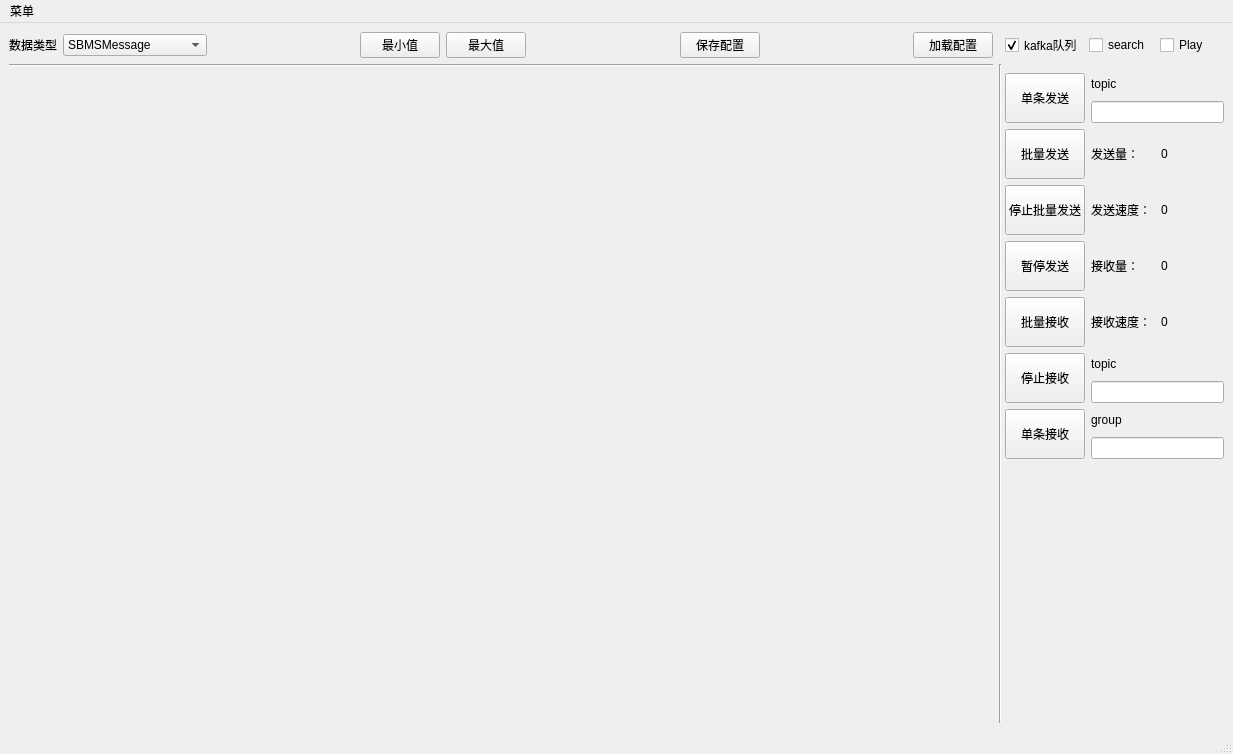
<?xml version="1.0" encoding="UTF-8"?>
<ui version="4.0">
 <class>MainWindow</class>
 <widget class="QMainWindow" name="MainWindow">
  <property name="geometry">
   <rect>
    <x>0</x>
    <y>0</y>
    <width>1233</width>
    <height>754</height>
   </rect>
  </property>
  <property name="windowTitle">
   <string>MainWindow</string>
  </property>
  <property name="windowIcon">
   <iconset resource="main.qrc">
    <normaloff>:/image/101.png</normaloff>:/image/101.png</iconset>
  </property>
  <property name="toolTip">
   <string>nihao</string>
  </property>
  <property name="toolTipDuration">
   <number>11</number>
  </property>
  <widget class="QWidget" name="centralwidget">
   <layout class="QGridLayout" name="gridLayout_2">
    <item row="6" column="4">
     <spacer name="verticalSpacer">
      <property name="orientation">
       <enum>Qt::Vertical</enum>
      </property>
      <property name="sizeHint" stdset="0">
       <size>
        <width>135</width>
        <height>189</height>
       </size>
      </property>
     </spacer>
    </item>
    <item row="3" column="2" colspan="3">
     <layout class="QVBoxLayout" name="verticalLayout_4">
      <item>
       <layout class="QGridLayout" name="gridLayout">
        <item row="6" column="1">
         <layout class="QVBoxLayout" name="verticalLayout_3">
          <item>
           <widget class="QLabel" name="label_4">
            <property name="text">
             <string>group </string>
            </property>
           </widget>
          </item>
          <item>
           <widget class="QLineEdit" name="lineEdit_group"/>
          </item>
         </layout>
        </item>
        <item row="4" column="0">
         <widget class="QPushButton" name="pushButton_startrecv">
          <property name="minimumSize">
           <size>
            <width>0</width>
            <height>50</height>
           </size>
          </property>
          <property name="text">
           <string>批量接收</string>
          </property>
         </widget>
        </item>
        <item row="0" column="0">
         <widget class="QPushButton" name="pushButton_send">
          <property name="minimumSize">
           <size>
            <width>0</width>
            <height>50</height>
           </size>
          </property>
          <property name="text">
           <string>单条发送</string>
          </property>
         </widget>
        </item>
        <item row="5" column="0">
         <widget class="QPushButton" name="pushButton_stoprecv">
          <property name="minimumSize">
           <size>
            <width>0</width>
            <height>50</height>
           </size>
          </property>
          <property name="text">
           <string>停止接收</string>
          </property>
         </widget>
        </item>
        <item row="6" column="0">
         <widget class="QPushButton" name="pushButton_stoprecv_2">
          <property name="minimumSize">
           <size>
            <width>0</width>
            <height>50</height>
           </size>
          </property>
          <property name="text">
           <string>单条接收</string>
          </property>
         </widget>
        </item>
        <item row="2" column="0">
         <widget class="QPushButton" name="pushButton_stopsend">
          <property name="minimumSize">
           <size>
            <width>0</width>
            <height>50</height>
           </size>
          </property>
          <property name="text">
           <string>停止批量发送</string>
          </property>
         </widget>
        </item>
        <item row="5" column="1">
         <layout class="QVBoxLayout" name="verticalLayout_2">
          <item>
           <widget class="QLabel" name="label_3">
            <property name="text">
             <string>topic</string>
            </property>
           </widget>
          </item>
          <item>
           <widget class="QLineEdit" name="lineEdit_topick_recv">
            <property name="sizePolicy">
             <sizepolicy hsizetype="MinimumExpanding" vsizetype="Fixed">
              <horstretch>0</horstretch>
              <verstretch>0</verstretch>
             </sizepolicy>
            </property>
           </widget>
          </item>
         </layout>
        </item>
        <item row="3" column="0">
         <widget class="QPushButton" name="pushButton_pausesend">
          <property name="minimumSize">
           <size>
            <width>0</width>
            <height>50</height>
           </size>
          </property>
          <property name="text">
           <string>暂停发送</string>
          </property>
         </widget>
        </item>
        <item row="0" column="1">
         <layout class="QVBoxLayout" name="verticalLayout">
          <item>
           <widget class="QLabel" name="label_2">
            <property name="text">
             <string>topic</string>
            </property>
           </widget>
          </item>
          <item>
           <widget class="QLineEdit" name="lineEdit_topick_send">
            <property name="sizePolicy">
             <sizepolicy hsizetype="MinimumExpanding" vsizetype="Fixed">
              <horstretch>0</horstretch>
              <verstretch>0</verstretch>
             </sizepolicy>
            </property>
           </widget>
          </item>
         </layout>
        </item>
        <item row="1" column="0">
         <widget class="QPushButton" name="pushButton_threadsend">
          <property name="minimumSize">
           <size>
            <width>0</width>
            <height>50</height>
           </size>
          </property>
          <property name="text">
           <string>批量发送</string>
          </property>
         </widget>
        </item>
        <item row="1" column="1">
         <layout class="QHBoxLayout" name="horizontalLayout_2">
          <item>
           <widget class="QLabel" name="label_5">
            <property name="text">
             <string>发送量：</string>
            </property>
           </widget>
          </item>
          <item>
           <widget class="QLabel" name="label_num_send">
            <property name="text">
             <string>0</string>
            </property>
           </widget>
          </item>
         </layout>
        </item>
        <item row="2" column="1">
         <layout class="QHBoxLayout" name="horizontalLayout_3">
          <item>
           <widget class="QLabel" name="label_7">
            <property name="text">
             <string>发送速度：</string>
            </property>
           </widget>
          </item>
          <item>
           <widget class="QLabel" name="label_send_speed">
            <property name="text">
             <string>0</string>
            </property>
           </widget>
          </item>
         </layout>
        </item>
        <item row="3" column="1">
         <layout class="QHBoxLayout" name="horizontalLayout_4">
          <item>
           <widget class="QLabel" name="label_9">
            <property name="text">
             <string>接收量：</string>
            </property>
           </widget>
          </item>
          <item>
           <widget class="QLabel" name="label_num_recv">
            <property name="text">
             <string>0</string>
            </property>
           </widget>
          </item>
         </layout>
        </item>
        <item row="4" column="1">
         <layout class="QHBoxLayout" name="horizontalLayout_5">
          <item>
           <widget class="QLabel" name="label_11">
            <property name="text">
             <string>接收速度：</string>
            </property>
           </widget>
          </item>
          <item>
           <widget class="QLabel" name="label_recv_speed">
            <property name="text">
             <string>0</string>
            </property>
           </widget>
          </item>
         </layout>
        </item>
       </layout>
      </item>
     </layout>
    </item>
    <item row="8" column="3" colspan="2">
     <layout class="QHBoxLayout" name="horizontalLayout_6">
      <item>
       <spacer name="horizontalSpacer">
        <property name="orientation">
         <enum>Qt::Horizontal</enum>
        </property>
        <property name="sizeHint" stdset="0">
         <size>
          <width>40</width>
          <height>20</height>
         </size>
        </property>
       </spacer>
      </item>
      <item>
       <widget class="QLabel" name="label_6">
        <property name="sizePolicy">
         <sizepolicy hsizetype="Fixed" vsizetype="Preferred">
          <horstretch>0</horstretch>
          <verstretch>0</verstretch>
         </sizepolicy>
        </property>
        <property name="minimumSize">
         <size>
          <width>120</width>
          <height>30</height>
         </size>
        </property>
        <property name="maximumSize">
         <size>
          <width>120</width>
          <height>31</height>
         </size>
        </property>
        <property name="styleSheet">
         <string notr="true">image: url(:/image/LM.png);</string>
        </property>
        <property name="text">
         <string/>
        </property>
       </widget>
      </item>
     </layout>
    </item>
    <item row="2" column="0">
     <widget class="Line" name="line_2">
      <property name="orientation">
       <enum>Qt::Horizontal</enum>
      </property>
     </widget>
    </item>
    <item row="0" column="0">
     <layout class="QHBoxLayout" name="horizontalLayout_18">
      <item>
       <layout class="QHBoxLayout" name="horizontalLayout">
        <item>
         <widget class="QLabel" name="label">
          <property name="text">
           <string>数据类型</string>
          </property>
         </widget>
        </item>
        <item>
         <widget class="QComboBox" name="comboBox_msgtype">
          <property name="maxVisibleItems">
           <number>20</number>
          </property>
          <property name="sizeAdjustPolicy">
           <enum>QComboBox::AdjustToContents</enum>
          </property>
          <item>
           <property name="text">
            <string extracomment="12323">SBMSMessage</string>
           </property>
          </item>
          <item>
           <property name="text">
            <string>BMSSHisSendData</string>
           </property>
          </item>
          <item>
           <property name="text">
            <string>BMSSHisRepData</string>
           </property>
          </item>
          <item>
           <property name="text">
            <string>BMSSRepNotifyData</string>
           </property>
          </item>
          <item>
           <property name="text">
            <string>BMSSHisMOData</string>
           </property>
          </item>
          <item>
           <property name="text">
            <string>BMSMoAccBlist</string>
           </property>
          </item>
          <item>
           <property name="text">
            <string>BMSMonitor</string>
           </property>
          </item>
          <item>
           <property name="text">
            <string>SCloudMsg</string>
           </property>
          </item>
          <item>
           <property name="text">
            <string>MsgSendData</string>
           </property>
          </item>
          <item>
           <property name="text">
            <string>MsgHisRepData</string>
           </property>
          </item>
          <item>
           <property name="text">
            <string>MOData</string>
           </property>
          </item>
          <item>
           <property name="text">
            <string>RepNotifyData</string>
           </property>
          </item>
          <item>
           <property name="text">
            <string>Monitor_Cloud</string>
           </property>
          </item>
         </widget>
        </item>
       </layout>
      </item>
      <item>
       <spacer name="horizontalSpacer_2">
        <property name="orientation">
         <enum>Qt::Horizontal</enum>
        </property>
        <property name="sizeHint" stdset="0">
         <size>
          <width>40</width>
          <height>20</height>
         </size>
        </property>
       </spacer>
      </item>
      <item>
       <widget class="QPushButton" name="pushButton_min">
        <property name="text">
         <string>最小值</string>
        </property>
       </widget>
      </item>
      <item>
       <widget class="QPushButton" name="pushButton_max">
        <property name="text">
         <string>最大值</string>
        </property>
       </widget>
      </item>
      <item>
       <spacer name="horizontalSpacer_16">
        <property name="orientation">
         <enum>Qt::Horizontal</enum>
        </property>
        <property name="sizeHint" stdset="0">
         <size>
          <width>40</width>
          <height>20</height>
         </size>
        </property>
       </spacer>
      </item>
      <item>
       <widget class="QPushButton" name="pushButton_save">
        <property name="text">
         <string>保存配置</string>
        </property>
       </widget>
      </item>
      <item>
       <spacer name="horizontalSpacer_17">
        <property name="orientation">
         <enum>Qt::Horizontal</enum>
        </property>
        <property name="sizeHint" stdset="0">
         <size>
          <width>40</width>
          <height>20</height>
         </size>
        </property>
       </spacer>
      </item>
      <item>
       <widget class="QPushButton" name="pushButton_load">
        <property name="text">
         <string>加载配置</string>
        </property>
       </widget>
      </item>
     </layout>
    </item>
    <item row="0" column="2" colspan="2">
     <widget class="QCheckBox" name="checkBox">
      <property name="text">
       <string>kafka队列</string>
      </property>
      <property name="checked">
       <bool>true</bool>
      </property>
     </widget>
    </item>
    <item row="2" column="1" rowspan="7" colspan="2">
     <widget class="Line" name="line">
      <property name="orientation">
       <enum>Qt::Vertical</enum>
      </property>
     </widget>
    </item>
    <item row="3" column="0" rowspan="6">
     <widget class="QStackedWidget" name="stackedWidget">
      <widget class="QWidget" name="page"/>
      <widget class="QWidget" name="page_2"/>
     </widget>
    </item>
    <item row="0" column="4">
     <layout class="QHBoxLayout" name="horizontalLayout_7">
      <item>
       <widget class="QCheckBox" name="checkBox_search">
        <property name="text">
         <string>search</string>
        </property>
       </widget>
      </item>
      <item>
       <widget class="QCheckBox" name="checkBox_Play">
        <property name="text">
         <string>Play</string>
        </property>
       </widget>
      </item>
     </layout>
    </item>
   </layout>
  </widget>
  <widget class="QMenuBar" name="menubar">
   <property name="geometry">
    <rect>
     <x>0</x>
     <y>0</y>
     <width>1233</width>
     <height>26</height>
    </rect>
   </property>
   <widget class="QMenu" name="menu">
    <property name="title">
     <string>菜单</string>
    </property>
    <addaction name="actionKafkaTool"/>
    <addaction name="actionSQLTool"/>
   </widget>
   <addaction name="menu"/>
  </widget>
  <widget class="QStatusBar" name="statusbar">
   <property name="styleSheet">
    <string notr="true">QStatusBar{
border-top-width:2px;
border-color:color: rgb(180, 180, 180);
}</string>
   </property>
  </widget>
  <action name="actionKafkaTool">
   <property name="text">
    <string>KafkaTool</string>
   </property>
  </action>
  <action name="actionSQLTool">
   <property name="text">
    <string>SQLTool</string>
   </property>
  </action>
 </widget>
 <resources>
  <include location="main.qrc"/>
 </resources>
 <connections/>
</ui>
